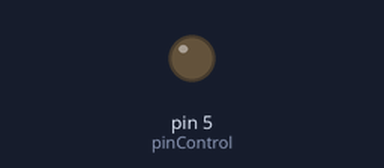
Bench run of a sketch on a simulated Arduino Uno, built with avr-gcc and run on an emulated ATmega328P. On the bench: output pins drawn as LEDs (lit = HIGH).

Above: at 7.5 s.
At 17.5 s:
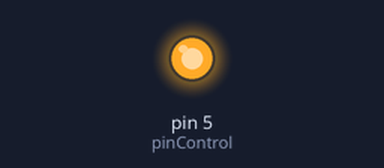
Timing chart, 0 to 26.0 s (numbered marks = the images above):
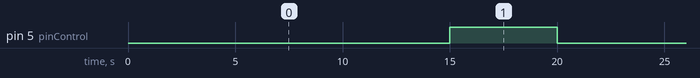

Measured:
- by itself, pin 5 (pinControl): alternates HIGH for 5.0 s and LOW for 15.0 s, 5 changes in all, then stays HIGH

The sketch:

alternating_fan.ino
```cpp
/**
 * Code by Anatole Chargueraud and Arthur Chargueraud.
 * This code is GNU GPL v3.
 */

#include <Arduino.h>

// #define Min * 60
//#define Min * 2

const int pinControl = 5;

const int nbDelays = 20;

int delays[nbDelays] = { // off,on  in seconds
  0, 15,
  5, 15,
  5, 15,
  90, 5,
  0, 10,
  10, 10,
  10, 10,
  60, 5
  };

long dateLastEvent = 0; // in seconds
int idDelays = 0;
boolean state = 1; // initially on

void setup()
{
  /*
  Serial.begin(9600);
  Serial.println("Starting up");
  */
  pinMode(pinControl, OUTPUT);
  digitalWrite(pinControl, state);

  dateLastEvent = millis();
}

void loop()
{
  long dateNow = millis() / 1000; // in seconds
  if (dateNow - dateLastEvent >= delays[idDelays]) {
    dateLastEvent = dateNow;
    idDelays = (idDelays + 1) % nbDelays;
    state = !state;
    digitalWrite(pinControl, state);
    /*
    Serial.print("dateNow ");
    Serial.println(dateNow);
    */
  }
  delay(500);
}
```
